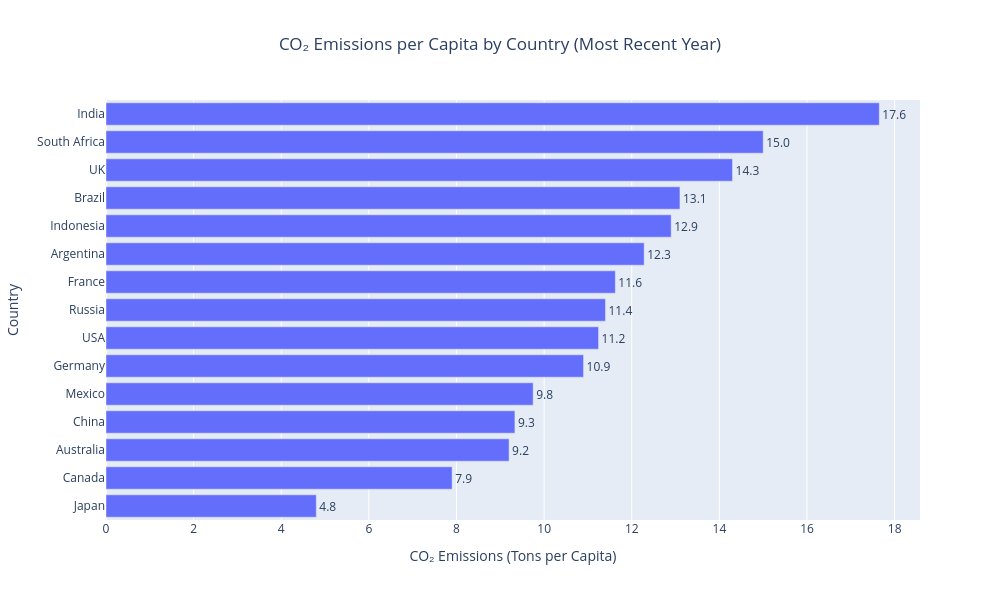

Write notebook code for a chart like this one.
### Code cell
# Horizontal Bar Chart

df_latest_sorted = df_latest.sort_values("CO2 Emissions (Tons/Capita)", ascending=True)

fig_bar = px.bar(
    df_latest_sorted,
    x="CO2 Emissions (Tons/Capita)",
    y="Country",
    text=df_latest_sorted["CO2 Emissions (Tons/Capita)"].map(lambda x: f"{x:.1f}"),
    orientation="h",
    title="CO₂ Emissions per Capita by Country (Most Recent Year)"
)

fig_bar.update_traces(textposition='outside')

fig_bar.update_layout(
    title_x=0.5,
    xaxis_title="CO₂ Emissions (Tons per Capita)",
    yaxis_title="Country",
    width=1000,
    height=600
)

fig_bar.show()

### Figure 1 — Plotly figure (JSON) as saved in the notebook; plotly's stock layout.template omitted (floating-point values rounded to 4 significant figures)
{"data": [{"hovertemplate": "CO2 Emissions (Tons/Capita)=%{x}<br>Country=%{y}<br>text=%{text}<extra></extra>", "legendgroup": "", "marker": {"color": "#636efa", "pattern": {"shape": ""}}, "name": "", "orientation": "h", "showlegend": false, "text": ["4.8", "7.9", "9.2", "9.3", "9.8", "10.9", "11.2", "11.4", "11.6", "12.3", "12.9", "13.1", "14.3", "15.0", "17.6"], "textposition": "outside", "type": "bar", "x": [4.8, 7.9, 9.2, 9.333, 9.75, 10.9, 11.24, 11.4, 11.62, 12.28, 12.9, 13.1, 14.3, 15.0, 17.65], "xaxis": "x", "y": ["Japan", "Canada", "Australia", "China", "Mexico", "Germany", "USA", "Russia", "France", "Argentina", "Indonesia", "Brazil", "UK", "South Africa", "India"], "yaxis": "y"}], "layout": {"barmode": "relative", "height": 600, "legend": {"tracegroupgap": 0}, "title": {"text": "CO₂ Emissions per Capita by Country (Most Recent Year)", "x": 0.5}, "width": 1000, "xaxis": {"anchor": "y", "domain": [0, 1], "title": {"text": "CO₂ Emissions (Tons per Capita)"}}, "yaxis": {"anchor": "x", "domain": [0, 1], "title": {"text": "Country"}}}}
